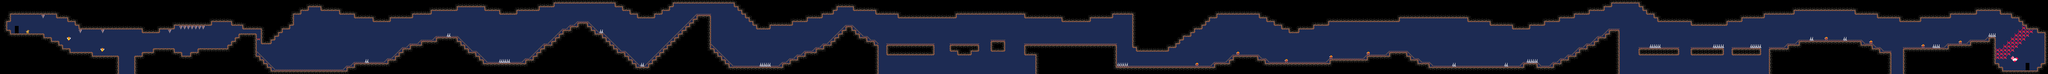

The image is a tile-based game level rendered from a .tmx file. Its description and source (layers, tilesets, objects; grid data summarised) follow:
An orthogonal 550x20 tile map with 8x8 px tiles, 4 tile layers (Sky, Tiles, GameObjects, Foreground), 2 tilesets and 3 objects (MinecartStart, MinecartEndDoor, MinecartSock).

<map version="1.10" tiledversion="1.11.0" orientation="orthogonal" renderorder="right-down" width="550" height="20" tilewidth="8" tileheight="8" infinite="0" nextlayerid="15" nextobjectid="4">
 <properties>
  <property name="LevelNumber" value="1" />
 </properties>
 <tileset firstgid="1" source="Textures.tsx" />
 <tileset firstgid="577" source="AutoMappingTiles.tsx" />
 <layer id="11" name="Sky" width="550" height="20">
  <data>[11000 cells, 11000 non-empty, 1 distinct tile ids]</data>
 </layer>
 <layer id="12" name="Tiles" width="550" height="20">
  <data>[11000 cells, 6081 non-empty, 12 distinct tile ids]</data>
 </layer>
 <objectgroup id="4" name="Object Layer 1">
  <object id="1" name="MinecartStart" x="29.25" y="53.625" width="14.75" height="23.625">
   <properties>
    <property name="GoToDoor" value="MinecartDoor" />
    <property name="GoToMap" value="World1" />
   </properties>
  </object>
  <object id="2" name="MinecartEndDoor" x="4348.64" y="133.182" width="13.9091" height="20.8182">
   <properties>
    <property name="GoToDoor" value="MinecartDoor" />
    <property name="GoToMap" value="World1" />
   </properties>
  </object>
  <object id="3" name="MinecartSock" x="4317.24" y="118.394" width="21.4242" height="18" />
 </objectgroup>
 <layer id="13" name="GameObjects" width="550" height="20">
  <data>[11000 cells, 98 non-empty, 13 distinct tile ids]</data>
 </layer>
 <layer id="14" name="Foreground" width="550" height="20">
  <data>[11000 cells, 495 non-empty, 9 distinct tile ids]</data>
 </layer>
</map>
